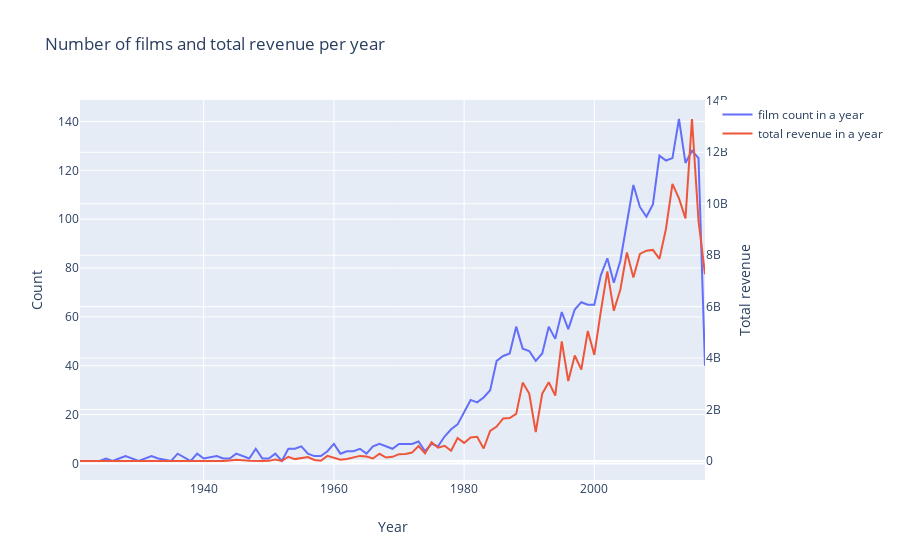

Write notebook code for a chart like this one.
### Markdown cell above
### Task 6: Number of Films and Revenue Per Year

### Code cell
d1=  train['release_date_year'].value_counts().sort_index()
d2 = train.groupby(['release_date_year'])['revenue'].sum()

data= [go.Scatter(x=d1.index, y=d1.values, name='film count in a year'),
      go.Scatter(x=d2.index, y=d2.values, name='total revenue in a year', yaxis='y2')]#index->year,counts->values

layout= go.Layout(dict(title='Number of films and total revenue per year',
                      xaxis=dict(title='Year'),
                      yaxis=dict(title='Count'),
                      yaxis2=dict(title='Total revenue', overlaying='y', side='right')), 
                  legend=dict(orientation='v'))
py.iplot(dict(data=data, layout=layout))
